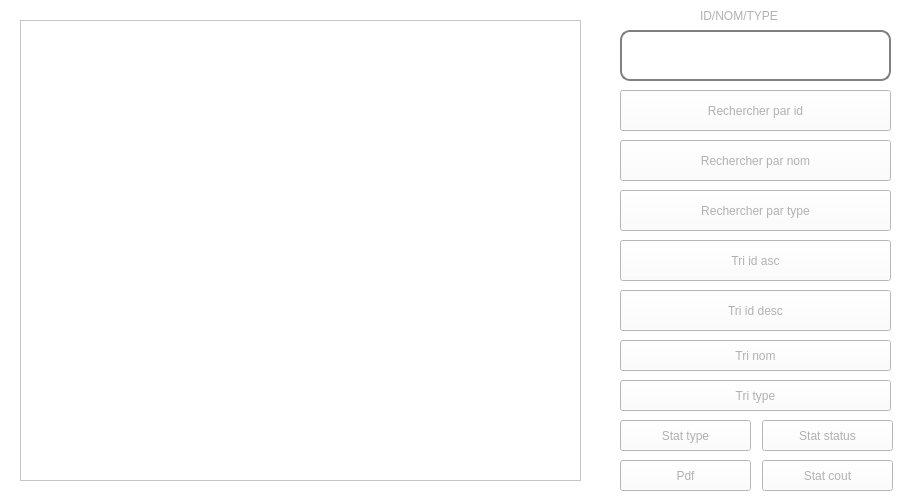
   <widget class="QWidget" name="tab_rech">
    <property name="palette">
     <palette>
      <active>
       <colorrole role="WindowText">
        <brush brushstyle="SolidPattern">
         <color alpha="255">
          <red>177</red>
          <green>177</green>
          <blue>177</blue>
         </color>
        </brush>
       </colorrole>
       <colorrole role="Button">
        <brush brushstyle="SolidPattern">
         <color alpha="255">
          <red>255</red>
          <green>255</green>
          <blue>255</blue>
         </color>
        </brush>
       </colorrole>
       <colorrole role="Text">
        <brush brushstyle="SolidPattern">
         <color alpha="255">
          <red>177</red>
          <green>177</green>
          <blue>177</blue>
         </color>
        </brush>
       </colorrole>
       <colorrole role="ButtonText">
        <brush brushstyle="SolidPattern">
         <color alpha="255">
          <red>177</red>
          <green>177</green>
          <blue>177</blue>
         </color>
        </brush>
       </colorrole>
       <colorrole role="Base">
        <brush brushstyle="SolidPattern">
         <color alpha="255">
          <red>255</red>
          <green>255</green>
          <blue>255</blue>
         </color>
        </brush>
       </colorrole>
       <colorrole role="Window">
        <brush brushstyle="SolidPattern">
         <color alpha="255">
          <red>255</red>
          <green>255</green>
          <blue>255</blue>
         </color>
        </brush>
       </colorrole>
       <colorrole role="PlaceholderText">
        <brush brushstyle="NoBrush">
         <color alpha="128">
          <red>177</red>
          <green>177</green>
          <blue>177</blue>
         </color>
        </brush>
       </colorrole>
      </active>
      <inactive>
       <colorrole role="WindowText">
        <brush brushstyle="SolidPattern">
         <color alpha="255">
          <red>177</red>
          <green>177</green>
          <blue>177</blue>
         </color>
        </brush>
       </colorrole>
       <colorrole role="Button">
        <brush brushstyle="SolidPattern">
         <color alpha="255">
          <red>255</red>
          <green>255</green>
          <blue>255</blue>
         </color>
        </brush>
       </colorrole>
       <colorrole role="Text">
        <brush brushstyle="SolidPattern">
         <color alpha="255">
          <red>177</red>
          <green>177</green>
          <blue>177</blue>
         </color>
        </brush>
       </colorrole>
       <colorrole role="ButtonText">
        <brush brushstyle="SolidPattern">
         <color alpha="255">
          <red>177</red>
          <green>177</green>
          <blue>177</blue>
         </color>
        </brush>
       </colorrole>
       <colorrole role="Base">
        <brush brushstyle="SolidPattern">
         <color alpha="255">
          <red>255</red>
          <green>255</green>
          <blue>255</blue>
         </color>
        </brush>
       </colorrole>
       <colorrole role="Window">
        <brush brushstyle="SolidPattern">
         <color alpha="255">
          <red>255</red>
          <green>255</green>
          <blue>255</blue>
         </color>
        </brush>
       </colorrole>
       <colorrole role="PlaceholderText">
        <brush brushstyle="NoBrush">
         <color alpha="128">
          <red>177</red>
          <green>177</green>
          <blue>177</blue>
         </color>
        </brush>
       </colorrole>
      </inactive>
      <disabled>
       <colorrole role="WindowText">
        <brush brushstyle="SolidPattern">
         <color alpha="255">
          <red>64</red>
          <green>64</green>
          <blue>64</blue>
         </color>
        </brush>
       </colorrole>
       <colorrole role="Button">
        <brush brushstyle="SolidPattern">
         <color alpha="255">
          <red>255</red>
          <green>255</green>
          <blue>255</blue>
         </color>
        </brush>
       </colorrole>
       <colorrole role="Text">
        <brush brushstyle="SolidPattern">
         <color alpha="255">
          <red>64</red>
          <green>64</green>
          <blue>64</blue>
         </color>
        </brush>
       </colorrole>
       <colorrole role="ButtonText">
        <brush brushstyle="SolidPattern">
         <color alpha="255">
          <red>64</red>
          <green>64</green>
          <blue>64</blue>
         </color>
        </brush>
       </colorrole>
       <colorrole role="Base">
        <brush brushstyle="SolidPattern">
         <color alpha="255">
          <red>255</red>
          <green>255</green>
          <blue>255</blue>
         </color>
        </brush>
       </colorrole>
       <colorrole role="Window">
        <brush brushstyle="SolidPattern">
         <color alpha="255">
          <red>255</red>
          <green>255</green>
          <blue>255</blue>
         </color>
        </brush>
       </colorrole>
       <colorrole role="PlaceholderText">
        <brush brushstyle="NoBrush">
         <color alpha="128">
          <red>177</red>
          <green>177</green>
          <blue>177</blue>
         </color>
        </brush>
       </colorrole>
      </disabled>
     </palette>
    </property>
    <attribute name="title">
     <string>Rechercher</string>
    </attribute>
    <widget class="QPushButton" name="chercher_numero">
     <property name="geometry">
      <rect>
       <x>620</x>
       <y>90</y>
       <width>271</width>
       <height>41</height>
      </rect>
     </property>
     <property name="styleSheet">
      <string notr="true"/>
     </property>
     <property name="text">
      <string>Rechercher par id</string>
     </property>
    </widget>
    <widget class="QLabel" name="label_2">
     <property name="geometry">
      <rect>
       <x>700</x>
       <y>0</y>
       <width>131</width>
       <height>31</height>
      </rect>
     </property>
     <property name="text">
      <string>ID/NOM/TYPE</string>
     </property>
    </widget>
    <widget class="QLineEdit" name="pbrecherche">
     <property name="geometry">
      <rect>
       <x>620</x>
       <y>30</y>
       <width>271</width>
       <height>51</height>
      </rect>
     </property>
     <property name="styleSheet">
      <string notr="true">QLineEdit {
    border: 2px solid gray;
    border-radius: 10px;
    padding: 0 8px;
    background: white;
    selection-background-color: darkgray;
}</string>
     </property>
    </widget>
    <widget class="QTableView" name="tab_mac">
     <property name="geometry">
      <rect>
       <x>20</x>
       <y>20</y>
       <width>561</width>
       <height>461</height>
      </rect>
     </property>
    </widget>
    <widget class="QPushButton" name="chercher_nom">
     <property name="geometry">
      <rect>
       <x>620</x>
       <y>140</y>
       <width>271</width>
       <height>41</height>
      </rect>
     </property>
     <property name="text">
      <string>Rechercher par nom</string>
     </property>
    </widget>
    <widget class="QPushButton" name="chercher_type">
     <property name="geometry">
      <rect>
       <x>620</x>
       <y>190</y>
       <width>271</width>
       <height>41</height>
      </rect>
     </property>
     <property name="text">
      <string>Rechercher par type</string>
     </property>
    </widget>
    <widget class="QPushButton" name="pb_tri_asc">
     <property name="geometry">
      <rect>
       <x>620</x>
       <y>240</y>
       <width>271</width>
       <height>41</height>
      </rect>
     </property>
     <property name="styleSheet">
      <string notr="true"/>
     </property>
     <property name="text">
      <string>Tri id asc</string>
     </property>
    </widget>
    <widget class="QPushButton" name="pb_tri_desc">
     <property name="geometry">
      <rect>
       <x>620</x>
       <y>290</y>
       <width>271</width>
       <height>41</height>
      </rect>
     </property>
     <property name="styleSheet">
      <string notr="true"/>
     </property>
     <property name="text">
      <string>Tri id desc</string>
     </property>
    </widget>
    <widget class="QPushButton" name="pb_tri_type">
     <property name="geometry">
      <rect>
       <x>620</x>
       <y>380</y>
       <width>271</width>
       <height>31</height>
      </rect>
     </property>
     <property name="text">
      <string>Tri type</string>
     </property>
    </widget>
    <widget class="QPushButton" name="pb_tri_nom">
     <property name="geometry">
      <rect>
       <x>620</x>
       <y>340</y>
       <width>271</width>
       <height>31</height>
      </rect>
     </property>
     <property name="text">
      <string>Tri nom</string>
     </property>
    </widget>
    <widget class="QPushButton" name="pb_stat">
     <property name="geometry">
      <rect>
       <x>620</x>
       <y>420</y>
       <width>131</width>
       <height>31</height>
      </rect>
     </property>
     <property name="styleSheet">
      <string notr="true"/>
     </property>
     <property name="text">
      <string>Stat type</string>
     </property>
    </widget>
    <widget class="QPushButton" name="pb_PDF">
     <property name="geometry">
      <rect>
       <x>620</x>
       <y>460</y>
       <width>131</width>
       <height>31</height>
      </rect>
     </property>
     <property name="styleSheet">
      <string notr="true"/>
     </property>
     <property name="text">
      <string>Pdf</string>
     </property>
    </widget>
    <widget class="QPushButton" name="pb_stat_2">
     <property name="geometry">
      <rect>
       <x>762</x>
       <y>460</y>
       <width>131</width>
       <height>31</height>
      </rect>
     </property>
     <property name="text">
      <string>Stat cout</string>
     </property>
    </widget>
    <widget class="QPushButton" name="pb_stat_3">
     <property name="geometry">
      <rect>
       <x>762</x>
       <y>420</y>
       <width>131</width>
       <height>31</height>
      </rect>
     </property>
     <property name="text">
      <string>Stat status</string>
     </property>
    </widget>
   </widget>
